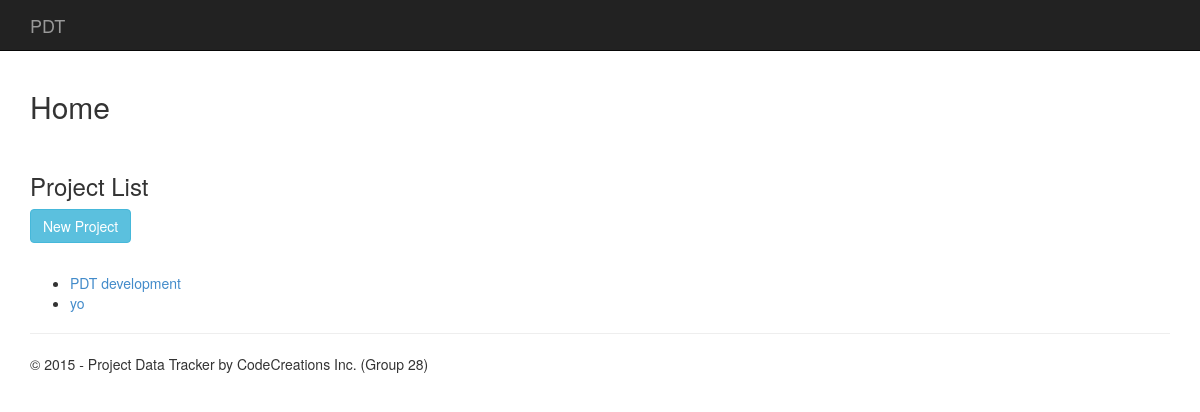
Page /manager on the earlier database version.
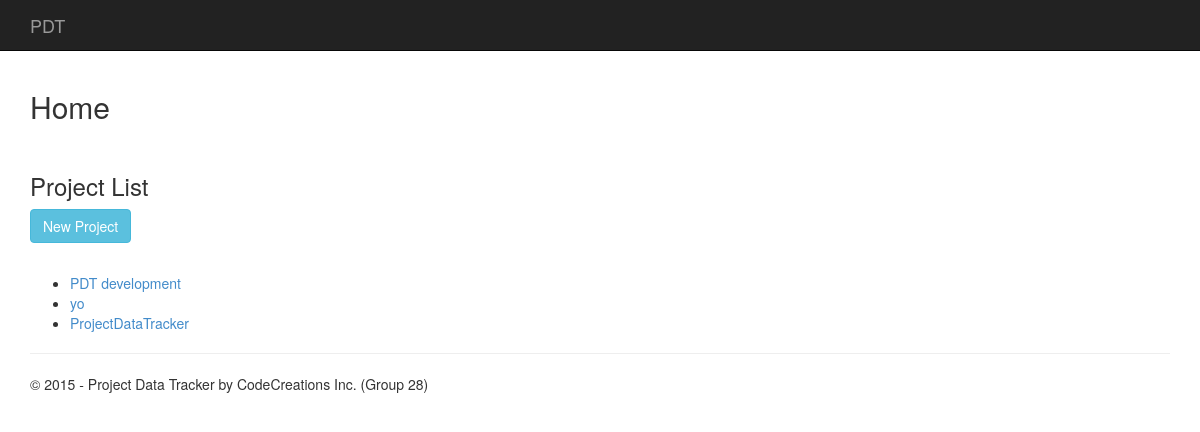
Same page on the later database version.
### app/models.py (models this page shows)
class Project(models.Model):
    pid = models.AutoField("Project ID", primary_key=True)
    name = models.CharField("Project Name", max_length=200)
    developers = models.ManyToManyField(Developer)
    phase = models.IntegerField(default=0)
    iterations = models.IntegerField(default=0)
    expectedsloc = models.IntegerField(default=0)
    totaltime = models.PositiveIntegerField(null=True)
    totalsloc = models.PositiveIntegerField(null=True)

### app/views.py (the view)
# urls.py: url(r'^manager$', 'app.views.managerhome', name='managerhome'),
def managerhome(request):
    projectlist = Project.objects.all()
    return render_to_response('app/managerhome.html', {'projectlist': projectlist},
                              context_instance = RequestContext(request,
        {
            'title':'Home',
            'year':datetime.now().year
        }))

### PDT/app/templates/app/managerhome.html
﻿{% extends "app/layout.html" %}
{% block content %}
<h2>Home</h2>
<p>&nbsp;</p>
<h3>Project List</h3>
<a href="" align="right" class="btn btn-info">New Project</a>
<p>&nbsp;</p>
<ul>
    {% for project in projectlist %}
        <li>
            <a href="/project/analysis/{{project.pid}}">
                {{project.name}}
            </a>
        </li>
    {% endfor %}
</ul>
{% endblock %}

Differences in the rows shown:
added Project: name "ProjectDataTracker"
